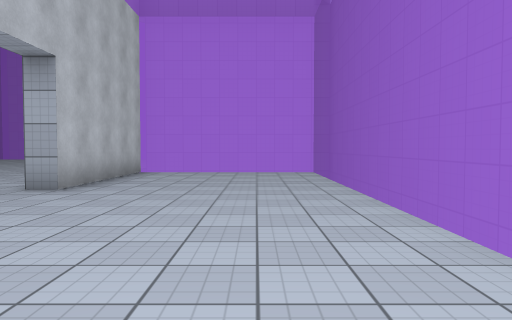
[1] (above)

24 first-person views from a walk through a Unity game level. The camera is 1.3 m above the floor, tilts 2° down and sees 70° across. The floor is counted in squares, 2 m on a side. Each view is taken from the middle of a square. On the plan, view 1 faces up. The plan holds only what a view shows up to about 11 squares ahead; the rest is blank. The place goes on beyond the plan. Door leaves are left out, so doorways stand open. Surface patterns are stand-ins for the level's own textures.

[2]
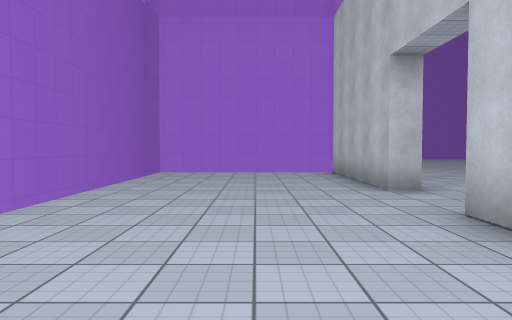

[3]
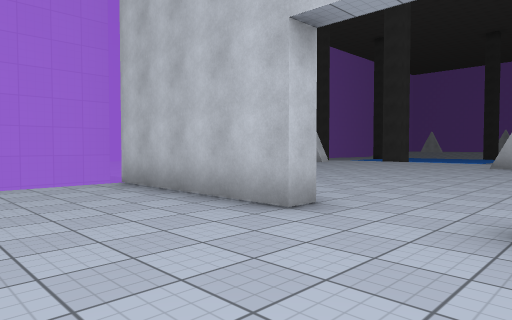

[4]
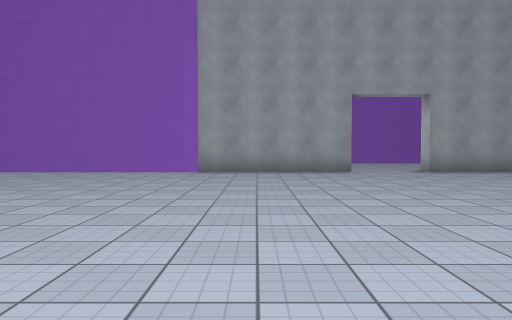

[5]
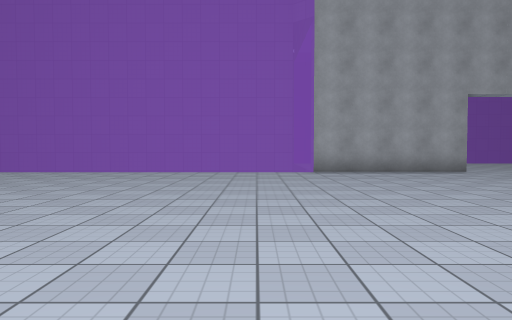

[6]
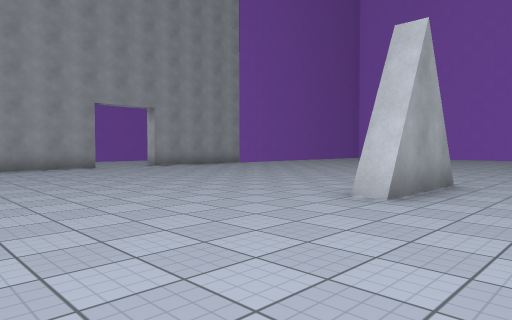

[7]
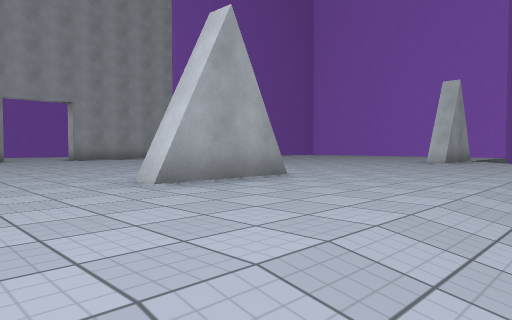

[8]
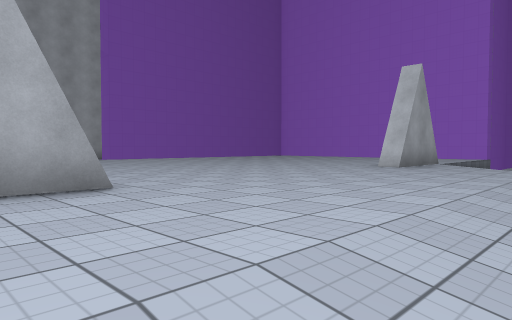

[9]
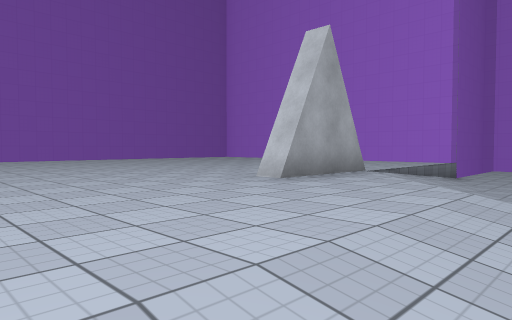

[10]
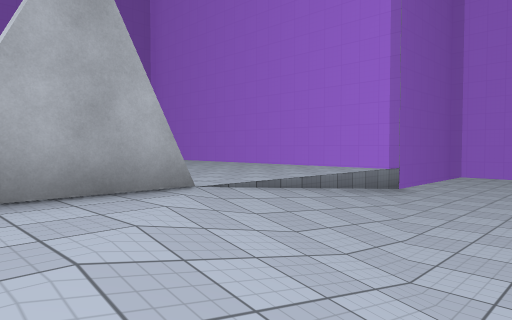

[11]
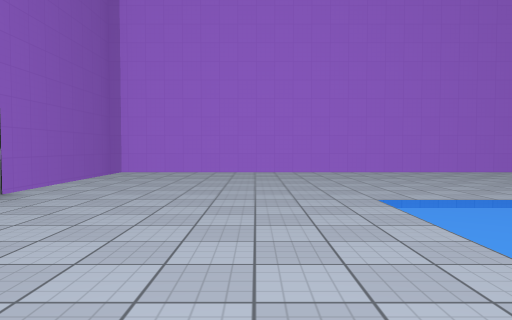

[12]
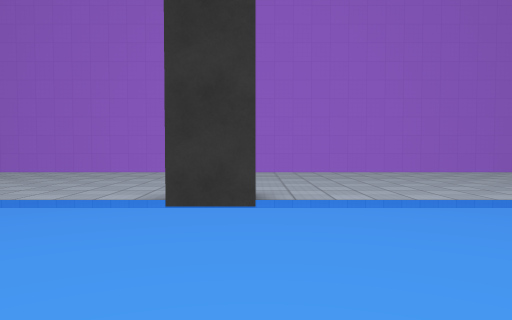

[13]
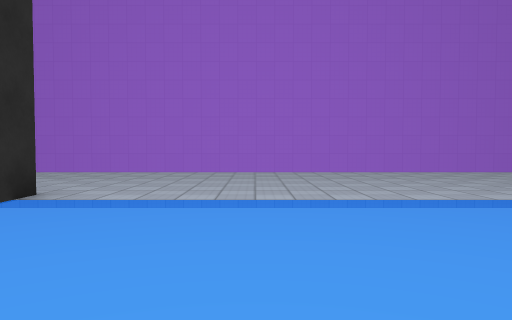

[14]
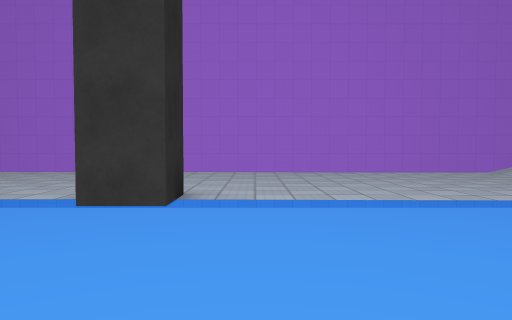

[15]
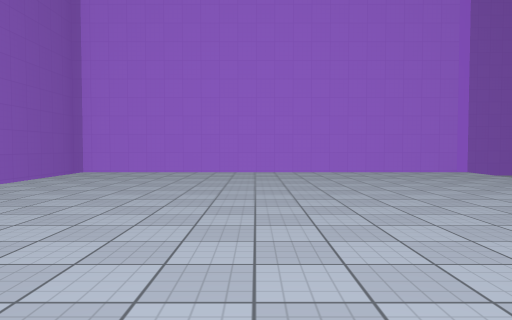

[16]
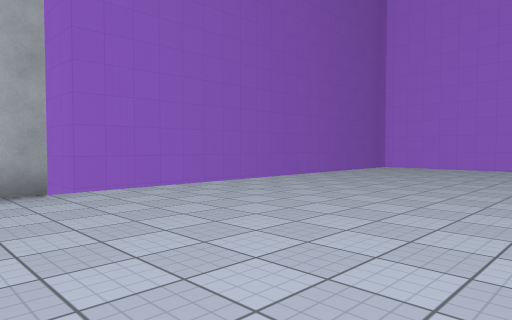

[17]
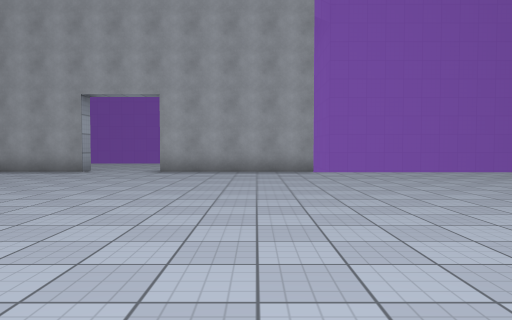

[18]
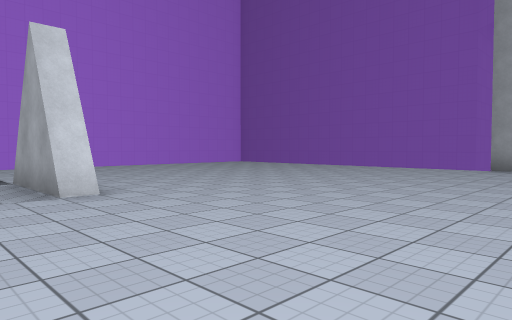

[19]
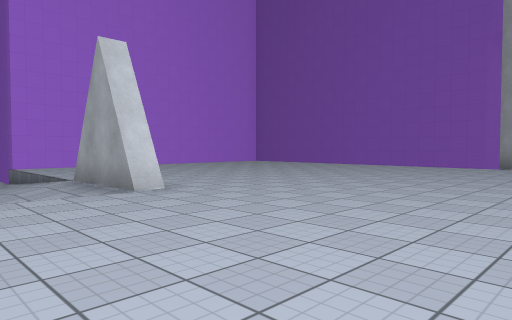

[20]
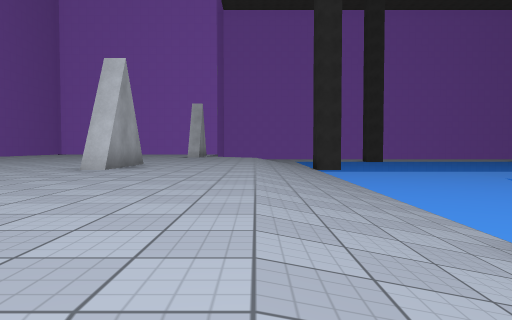

[21]
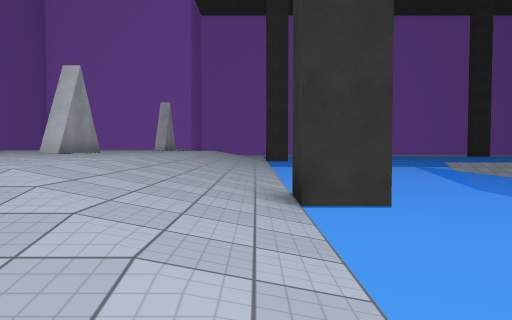

[22]
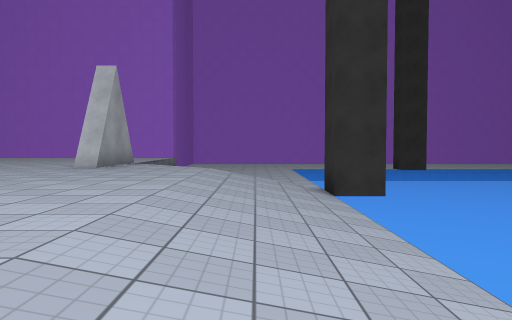

[23]
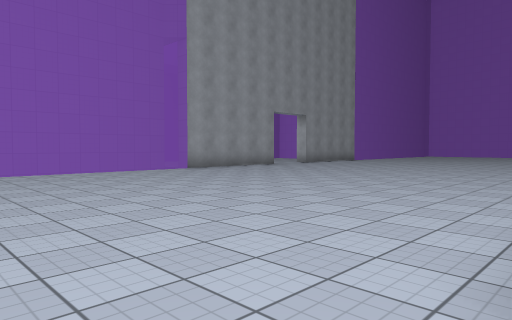

[24]
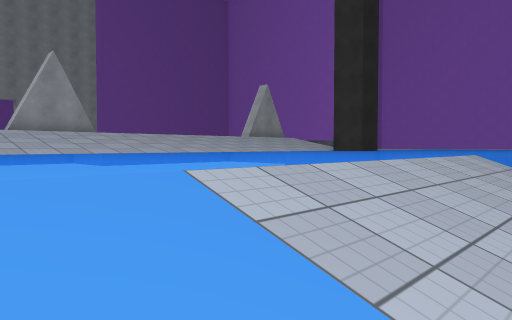

### Floor plan
Key: @ floor where view 1 was taken; # wall or solid block; . main floor; - floor 1 m lower than the main floor; / step, stairs or slope; D open door.
Columns run from 39 left of view 1 to 2 right of it. Each row starts with its distance up from view 1.
 16                          /.....  ...#
 15                      -  //..........#
 14                      // //#.........#
 13                      /// /#.........#
 12                      //.............#
 11                      //.............#
 10                      //.............######
  9                      //.............#....#
  8               /      //.............#....#
  7               //     //.............#....#
  6               //     //.............#....#
  5               //     //...#.........D....#
  4                      //...#.........D....#
  3                      //.............#....#
  2                      //.............#....#
  1                      //.............#....#
  0                      //.............#..@.#
 -1                      //.............######
 -2                      //.............#
 -3                      ///............#
 -4                      - //.#.........#
 -5                      --///#.........#
 -6     -       -  -     ---//..........#
 -7                      ---//..........#
 -8                      ----/..........#
 -9                      ----/..........#
-10      ##        ##    -----..........#
-11 -----# --------# ---------###########
-12 ------ -------------------#
-13 ------ -------------------#
-14 --------------------------#
-15 --------------------------#
-16 ###########################

Where each view was taken, in squares from view 1:
view 1: 0 up, 0 right, facing up
view 2: 9 up, 1 left, facing down
view 3: 6 up, 0 right, facing down-left
view 4: 8 up, 13 left, facing right
view 5: 11 up, 13 left, facing right
view 6: 10 up, 15 left, facing down-right
view 7: 8 up, 17 left, facing down-right
view 8: 5 up, 17 left, facing down-right
view 9: 1 up, 17 left, facing down-right
view 10: 3 down, 17 left, facing down-right
view 11: 6 down, 17 left, facing down
view 12: 6 down, 24 left, facing down
view 13: 6 down, 27 left, facing down
view 14: 6 down, 35 left, facing down
view 15: 1 down, 8 left, facing down
view 16: 1 up, 9 left, facing down-right
view 17: 1 up, 13 left, facing right
view 18: 7 up, 15 left, facing up-right
view 19: 7 up, 16 left, facing up-right
view 20: 13 up, 16 left, facing down
view 21: 15 up, 18 left, facing down
view 22: 5 up, 17 left, facing down
view 23: 16 up, 13 left, facing down-right
view 24: 8 up, 25 left, facing down-right
